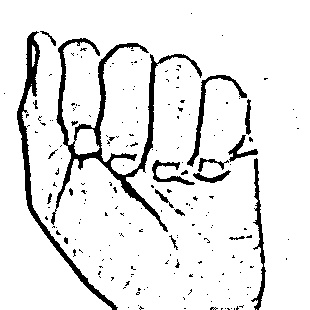
#> input picture train/A/169.jpg, 310 x 310 px
$ jupyter execute Preprocessing.ipynb
#> lines starting #> are read from the running program, lines starting #| are printed output that depends on the picture; after the words box and inside, x2 and y2 are one past the last pixel; in counts of white or black regions, pixels touching at a corner belong together
### image_processing.py
import numpy as np
import cv2
minValue = 70
def func(path):
    frame = cv2.imread(path)

    gray = cv2.cvtColor(frame, cv2.COLOR_BGR2GRAY)
    blur = cv2.GaussianBlur(gray,(5,5),2)

    th3 = cv2.adaptiveThreshold(blur,255,cv2.ADAPTIVE_THRESH_GAUSSIAN_C,cv2.THRESH_BINARY_INV,11,2)
    ret, res = cv2.threshold(th3, minValue, 255, cv2.THRESH_BINARY_INV+cv2.THRESH_OTSU)
    return res

### Preprocessing.ipynb
[cell 1]
import numpy as np
import cv2
import os
import csv
from image_processing import func
if not os.path.exists("data2"):
    os.makedirs("data2")
if not os.path.exists("data2/train"):
    os.makedirs("dataluv/train")
if not os.path.exists("data2/test"):
    os.makedirs("data2/test")
path="train"
path1 = "data2"
a=['label']

for i in range(64*64):
    a.append("pixel"+str(i))

label=0
var = 0
c1 = 0
c2 = 0

for (dirpath,dirnames,filenames) in os.walk(path):
    for dirname in dirnames:
        print(dirname)
        for(direcpath,direcnames,files) in os.walk(path+"/"+dirname):
       	    if not os.path.exists(path1+"/train/"+dirname):
                os.makedirs(path1+"/train/"+dirname)
            if not os.path.exists(path1+"/test/"+dirname):
                os.makedirs(path1+"/test/"+dirname)
            # num=0.75*len(files)
            num = 100000000000000000
            i=0
            for file in files:
                var+=1
                actual_path=path+"/"+dirname+"/"+file
                actual_path1=path1+"/"+"train/"+dirname+"/"+file
                actual_path2=path1+"/"+"test/"+dirname+"/"+file
                img = cv2.imread(actual_path, 0)
#> img is the input picture: shape (310, 310); min 0, max 255, mean 231.8
                bw_image = func(actual_path)
#> in func, `blur = cv2.GaussianBlur(gray,(5,5),2)`:
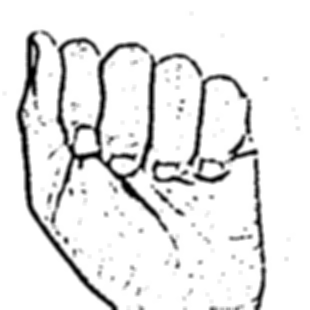
#> blur: shape (310, 310); min 0, max 255, mean 231.8
#> in func, `th3 = cv2.adaptiveThreshold(blur,255,cv2.ADAPTIVE_THRESH_GAUSSIAN_C,cv..`:
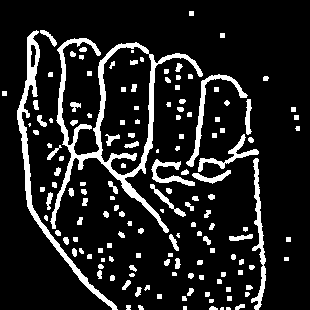
#> th3: shape (310, 310); 13.2% white; 150 white regions (16 under 20 px), largest, box (x1, y1, x2, y2) and area: (50, 38, 203, 233) 3796, (17, 30, 118, 310) 1926, (251, 158, 266, 310) 751
#> in func, `ret, res = cv2.threshold(th3, minValue, 255, cv2.THRESH_BINARY_INV+cv2..`: ret = 0
                if i<num:
                    c1 += 1
                    cv2.imwrite(actual_path1 , bw_image)
                else:
                    c2 += 1
                    cv2.imwrite(actual_path2 , bw_image)

                i=i+1

        label=label+1
print(var)
print(c1)
print(c2)
